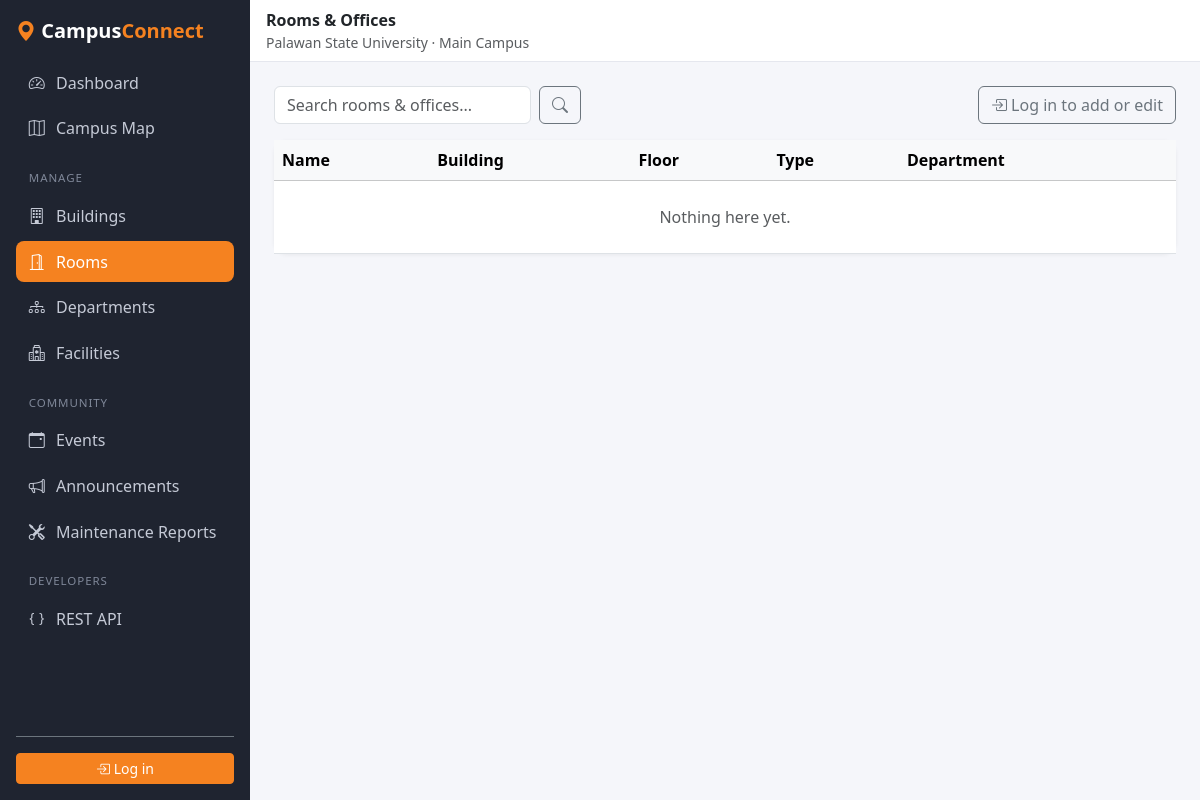
Page /rooms/ on the earlier database version.
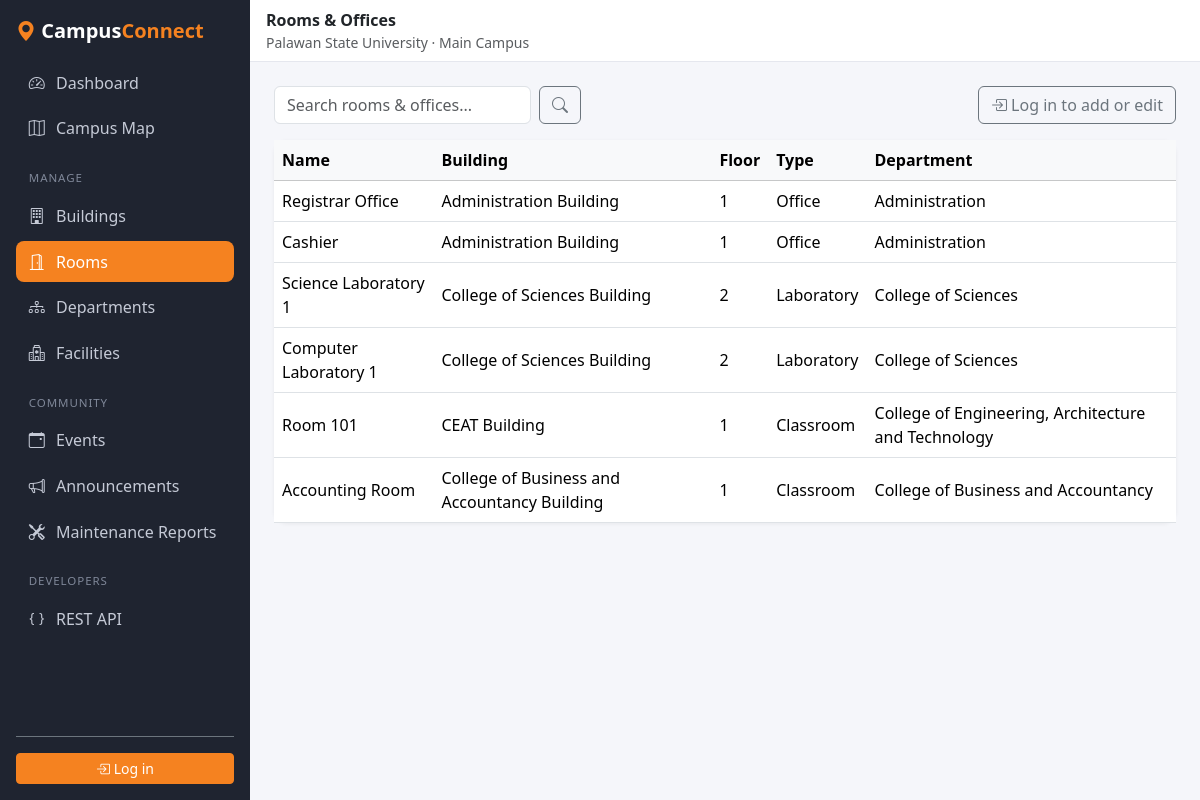
Same page on the later database version.
### campus/models.py (models this page shows, shortened)
class Room(models.Model):
    TYPE_CHOICES = [
        ('classroom', 'Classroom'),
        ('laboratory', 'Laboratory'),
        ('office', 'Office'),
        ('other', 'Other'),
    ]
    name = models.CharField(max_length=100)          # e.g. "Room 201" or "Registrar"
    floor = models.PositiveSmallIntegerField(default=1)
    room_type = models.CharField(max_length=20, choices=TYPE_CHOICES, default='classroom')
    building = models.ForeignKey(Building, on_delete=models.CASCADE, related_name='rooms')
    department = models.ForeignKey(
        Department, on_delete=models.SET_NULL, null=True, blank=True,
        related_name='rooms',
    )

class Building(models.Model):
    name = models.CharField(max_length=100)
    description = models.TextField(blank=True)
    latitude = models.DecimalField(max_digits=9, decimal_places=6)
    longitude = models.DecimalField(max_digits=9, decimal_places=6)
    image = models.ImageField(upload_to='buildings/', blank=True, null=True)
    department = models.ForeignKey(
        Department, on_delete=models.SET_NULL, null=True, blank=True,
        related_name='buildings',
    )

class Department(models.Model):
    name = models.CharField(max_length=100, unique=True)
    description = models.TextField(blank=True)

### campus/crud.py (the view)
class CrudListView(ListView):
    cfg = None
    template_name = 'campus/crud/list.html'
    paginate_by = 10
    def get_queryset(self):
        qs = self.cfg.model.objects.all()
        q = self.request.GET.get('q', '').strip()
        if q and self.cfg.search:
            condition = Q()
            for name in self.cfg.search:
                condition |= Q(**{name + '__icontains': q})
            qs = qs.filter(condition)
        if not qs.ordered:
            qs = qs.order_by('pk')
        return qs
    def get_context_data(self, **kwargs):
        ctx = super().get_context_data(**kwargs)
        ctx.update(base_context(self.cfg))
        ctx['q'] = self.request.GET.get('q', '').strip()
        ctx['headers'] = [label for label, _ in self.cfg.columns]
        ctx['rows'] = [
            {'obj': obj, 'cells': [cell_text(obj, accessor) for _, accessor in self.cfg.columns]}
            for obj in ctx['object_list']
        ]
        return ctx

### campus/crud.py (called while the page is built)
def resolve(obj, dotted):
    value = obj
    for part in dotted.split('.'):
        value = getattr(value, part, None)
        if value is None:
            return ''
        if callable(value):
            value = value()
    return value

def cell_text(obj, accessor):
    value = resolve(obj, accessor)
    if isinstance(value, bool):
        return 'Yes' if value else 'No'
    if isinstance(value, datetime):
        return timezone.localtime(value).strftime('%b %d, %Y %I:%M %p')
    text = str(value)
    return text if len(text) <= 60 else text[:57] + '...'

def url_names(cfg):
    return {
        'list_url': f'{cfg.name}_list',
        'create_url': f'{cfg.name}_create',
        'update_url': f'{cfg.name}_update',
        'delete_url': f'{cfg.name}_delete',
    }

def base_context(cfg):
    return {
        'title': cfg.title,
        'singular': cfg.singular,
        'nav_key': cfg.name,
        **url_names(cfg),
    }

### campus/templates/campus/crud/list.html (shortened to what this page needs)
{% extends 'campus/base.html' %}
{% block heading %}{{ title }}{% endblock %}
{% block content %}
<div class="d-flex flex-wrap justify-content-between align-items-center gap-2 mb-3">
  <form method="get" class="d-flex gap-2">
    <input type="search" name="q" value="{{ q }}" class="form-control" placeholder="Search {{ title|lower }}...">
    <button class="btn btn-outline-secondary" aria-label="Search"><i class="bi bi-search"></i></button>
  </form>
  {% if user.is_authenticated %}
    <a href="{% url create_url %}" class="btn btn-psu"><i class="bi bi-plus-lg"></i> Add {{ singular }}</a>
  {% else %}
    <a href="{% url 'admin:login' %}?next={{ request.path }}" class="btn btn-outline-secondary">
      <i class="bi bi-box-arrow-in-right"></i> Log in to add or edit
    </a>
  {% endif %}
</div>
<div class="card">
  <div class="table-responsive">
    <table class="table table-hover align-middle mb-0">
      <thead class="table-light">
        <tr>
          {% for h in headers %}<th>{{ h }}</th>{% endfor %}
        </tr>
      </thead>
      <tbody>
        {% for row in rows %}
          <tr>
            {% for cell in row.cells %}<td>{{ cell }}</td>{% endfor %}
          </tr>
        {% empty %}
          <tr><td colspan="{{ headers|length|add:1 }}" class="text-center text-muted py-4">
            {% if q %}No results for &ldquo;{{ q }}&rdquo;.{% else %}Nothing here yet.{% endif %}
          </td></tr>
        {% endfor %}
      </tbody>
    </table>
  </div>
</div>
{% endblock %}

### campus/templates/campus/base.html (shortened to what this page needs)
{% load static %}
<!DOCTYPE html>
<html lang="en">
<head>
  <link href="https://cdn.jsdelivr.net/npm/bootstrap@5.3.3/dist/css/bootstrap.min.css" rel="stylesheet">
  <link href="https://cdn.jsdelivr.net/npm/bootstrap-icons@1.11.3/font/bootstrap-icons.min.css" rel="stylesheet">
  <link rel="stylesheet" href="{% static 'campus/css/base.css' %}">
</head>
<body>
<div class="d-flex">
  <aside class="offcanvas-lg offcanvas-start sidebar" tabindex="-1" id="sidebar">
    <div class="sidebar-inner p-3 d-flex flex-column h-100">
      <div class="d-flex justify-content-between align-items-center mb-3">
        <a href="{% url 'dashboard' %}" class="brand"><i class="bi bi-geo-alt-fill" style="color: var(--psu-orange)"></i> Campus<span>Connect</span></a>
      </div>
      <nav class="nav flex-column gap-1">
        <a class="nav-link {% if request.resolver_match.url_name == 'dashboard' %}active{% endif %}" href="{% url 'dashboard' %}"><i class="bi bi-speedometer2"></i> Dashboard</a>
        <a class="nav-link {% if request.resolver_match.url_name == 'map' %}active{% endif %}" href="{% url 'map' %}"><i class="bi bi-map"></i> Campus Map</a>
        <div class="nav-section">Manage</div>
        <a class="nav-link {% if 'building' in request.resolver_match.url_name %}active{% endif %}" href="{% url 'building_list' %}"><i class="bi bi-building"></i> Buildings</a>
        <a class="nav-link {% if 'room' in request.resolver_match.url_name %}active{% endif %}" href="{% url 'room_list' %}"><i class="bi bi-door-open"></i> Rooms</a>
        <a class="nav-link {% if 'department' in request.resolver_match.url_name %}active{% endif %}" href="{% url 'department_list' %}"><i class="bi bi-diagram-3"></i> Departments</a>
        <a class="nav-link {% if 'facility' in request.resolver_match.url_name %}active{% endif %}" href="{% url 'facility_list' %}"><i class="bi bi-hospital"></i> Facilities</a>
        <div class="nav-section">Community</div>
        <a class="nav-link {% if 'event' in request.resolver_match.url_name %}active{% endif %}" href="{% url 'event_list' %}"><i class="bi bi-calendar-event"></i> Events</a>
        <a class="nav-link {% if 'announcement' in request.resolver_match.url_name %}active{% endif %}" href="{% url 'announcement_list' %}"><i class="bi bi-megaphone"></i> Announcements</a>
        <a class="nav-link {% if 'report' in request.resolver_match.url_name %}active{% endif %}" href="{% url 'report_list' %}"><i class="bi bi-tools"></i> Maintenance Reports</a>
        <div class="nav-section">Developers</div>
        <a class="nav-link" href="/api/" target="_blank"><i class="bi bi-braces"></i> REST API</a>
      </nav>
      <div class="mt-auto pt-3 border-top border-secondary">
        {% if user.is_authenticated %}
          <div class="text-white small mb-2"><i class="bi bi-person-circle"></i> {{ user.username }}</div>
          <form method="post" action="{% url 'admin:logout' %}">
            {% csrf_token %}
            <button class="btn btn-sm btn-outline-light w-100"><i class="bi bi-box-arrow-right"></i> Log out</button>
          </form>
        {% else %}
          <a class="btn btn-sm btn-psu w-100" href="{% url 'admin:login' %}?next={{ request.path }}"><i class="bi bi-box-arrow-in-right"></i> Log in</a>
        {% endif %}
      </div>
    </div>
  </aside>
  <div class="main flex-grow-1">
    <header class="topbar px-3 py-2 d-flex align-items-center gap-3">
      <div>
        <div class="fw-semibold">{% block heading %}CampusConnect{% endblock %}</div>
        <div class="text-muted small">Palawan State University &middot; Main Campus</div>
      </div>
    </header>
    <main class="p-3 p-lg-4">
      {% block content %}{% endblock %}
    </main>
  </div>
</div>
</body>
</html>

### campus/static/campus/css/base.css (style rules this page uses)
:root { --psu-orange: #f58220; --psu-orange-dark: #d96b0b; --sidebar-bg: #1f2430; --page-bg: #f5f6fa; }
body { background: var(--page-bg); }
.sidebar { width: 250px; }
.sidebar-inner { background: var(--sidebar-bg); min-height: 100%; }
@media (min-width: 992px) { .sidebar { position: sticky; top: 0; height: 100vh !important; width: 250px !important; flex: 0 0 250px !important; overflow-y: auto; } }
.brand { color: #fff; font-weight: 700; font-size: 1.25rem; text-decoration: none; }
.brand span { color: var(--psu-orange); }
.sidebar .nav-link { color: #c5cad6; border-radius: 8px; padding: .55rem .8rem; display: flex; gap: .7rem; align-items: center; }
.sidebar .nav-link.active { background: var(--psu-orange); color: #fff; }
.nav-section { color: #7f8798; font-size: .72rem; letter-spacing: .08em; text-transform: uppercase; margin: 1rem .8rem .3rem; }
.main { min-width: 0; }
.topbar { background: #fff; border-bottom: 1px solid #e5e7ee; }
.card { border: 0; border-radius: 14px; box-shadow: 0 1px 4px rgba(0,0,0,.06); }
.btn-psu { background: var(--psu-orange); border-color: var(--psu-orange); color: #fff; }

Differences in the rows shown:
added Room: cells "Registrar Office" "1" "Office"
added Building: cells "Administration Building" "Administration Building"
added Department: cells "Administration" "Administration"
added Room: cells "Cashier" "1" "Office"
added Room: cells "Science Laboratory 1" "2" "Laboratory"
added Building: cells "College of Sciences Building" "College of Sciences Building"
added Department: cells "College of Sciences" "College of Sciences"
added Room: cells "Computer Laboratory 1" "2" "Laboratory"
added Room: cells "Room 101" "1" "Classroom"
added Building: cells "CEAT Building"
added Department: cells "College of Engineering, Architecture and Technology"
added Room: cells "Accounting Room" "1" "Classroom"
added Building: cells "College of Business and Accountancy Building"
added Department: cells "College of Business and Accountancy"
Other differences:
text no longer shown: "Nothing here yet."
